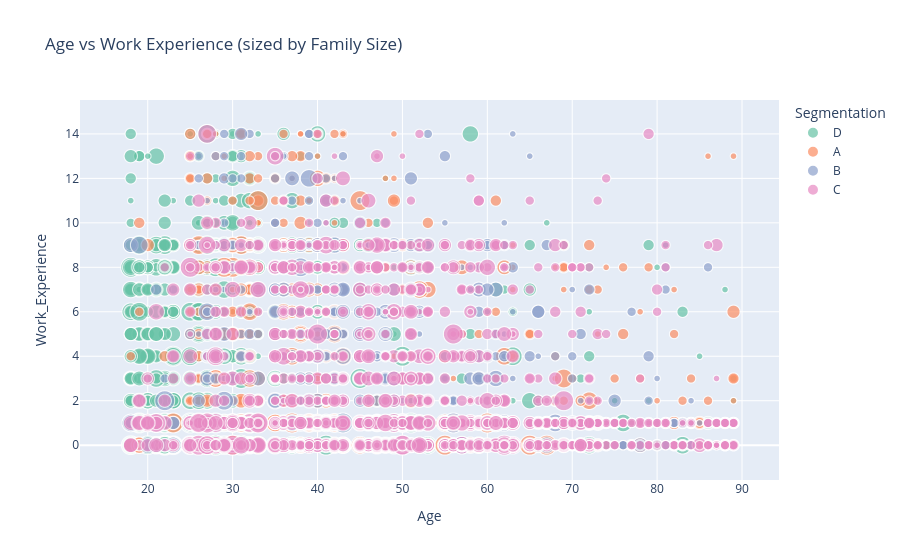

The notebook cell this image was saved under:
### Code cell
# 4f. Work Experience vs Age scatter
fig6 = px.scatter(
    df, x="Age", y="Work_Experience", color="Segmentation",
    size="Family_Size", hover_data=["Profession", "Spending_Score"],
    title="Age vs Work Experience (sized by Family Size)",
    color_discrete_sequence=px.colors.qualitative.Set2
)
fig6.write_html("chart_scatter.html")
fig6.show()

### Figure 1 — Plotly figure (JSON) as saved in the notebook; plotly's stock layout.template omitted (floating-point values rounded to 4 significant figures; data arrays with more than 128 entries replaced by an {"elided": "..."} marker saying what was removed)
{"data": [{"customdata": {"elided": "2268x2 str values"}, "hovertemplate": "Segmentation=D<br>Age=%{x}<br>Work_Experience=%{y}<br>Family_Size=%{marker.size}<br>Profession=%{customdata[0]}<br>Spending_Score=%{customdata[1]}<extra></extra>", "legendgroup": "D", "marker": {"color": "rgb(102,194,165)", "size": {"elided": "2268 int values"}, "sizemode": "area", "sizeref": 0.0225, "symbol": "circle"}, "mode": "markers", "name": "D", "showlegend": true, "type": "scattergl", "x": {"elided": "2268 int values"}, "xaxis": "x", "y": {"elided": "2268 int values"}, "yaxis": "y"}, {"customdata": {"elided": "1972x2 str values"}, "hovertemplate": "Segmentation=A<br>Age=%{x}<br>Work_Experience=%{y}<br>Family_Size=%{marker.size}<br>Profession=%{customdata[0]}<br>Spending_Score=%{customdata[1]}<extra></extra>", "legendgroup": "A", "marker": {"color": "rgb(252,141,98)", "size": {"elided": "1972 int values"}, "sizemode": "area", "sizeref": 0.0225, "symbol": "circle"}, "mode": "markers", "name": "A", "showlegend": true, "type": "scattergl", "x": {"elided": "1972 int values"}, "xaxis": "x", "y": {"elided": "1972 int values"}, "yaxis": "y"}, {"customdata": {"elided": "1858x2 str values"}, "hovertemplate": "Segmentation=B<br>Age=%{x}<br>Work_Experience=%{y}<br>Family_Size=%{marker.size}<br>Profession=%{customdata[0]}<br>Spending_Score=%{customdata[1]}<extra></extra>", "legendgroup": "B", "marker": {"color": "rgb(141,160,203)", "size": {"elided": "1858 int values"}, "sizemode": "area", "sizeref": 0.0225, "symbol": "circle"}, "mode": "markers", "name": "B", "showlegend": true, "type": "scattergl", "x": {"elided": "1858 int values"}, "xaxis": "x", "y": {"elided": "1858 int values"}, "yaxis": "y"}, {"customdata": {"elided": "1970x2 str values"}, "hovertemplate": "Segmentation=C<br>Age=%{x}<br>Work_Experience=%{y}<br>Family_Size=%{marker.size}<br>Profession=%{customdata[0]}<br>Spending_Score=%{customdata[1]}<extra></extra>", "legendgroup": "C", "marker": {"color": "rgb(231,138,195)", "size": {"elided": "1970 int values"}, "sizemode": "area", "sizeref": 0.0225, "symbol": "circle"}, "mode": "markers", "name": "C", "showlegend": true, "type": "scattergl", "x": {"elided": "1970 int values"}, "xaxis": "x", "y": {"elided": "1970 int values"}, "yaxis": "y"}], "layout": {"legend": {"itemsizing": "constant", "title": {"text": "Segmentation"}, "tracegroupgap": 0}, "title": {"text": "Age vs Work Experience (sized by Family Size)"}, "xaxis": {"anchor": "y", "domain": [0, 1], "title": {"text": "Age"}}, "yaxis": {"anchor": "x", "domain": [0, 1], "title": {"text": "Work_Experience"}}}}
